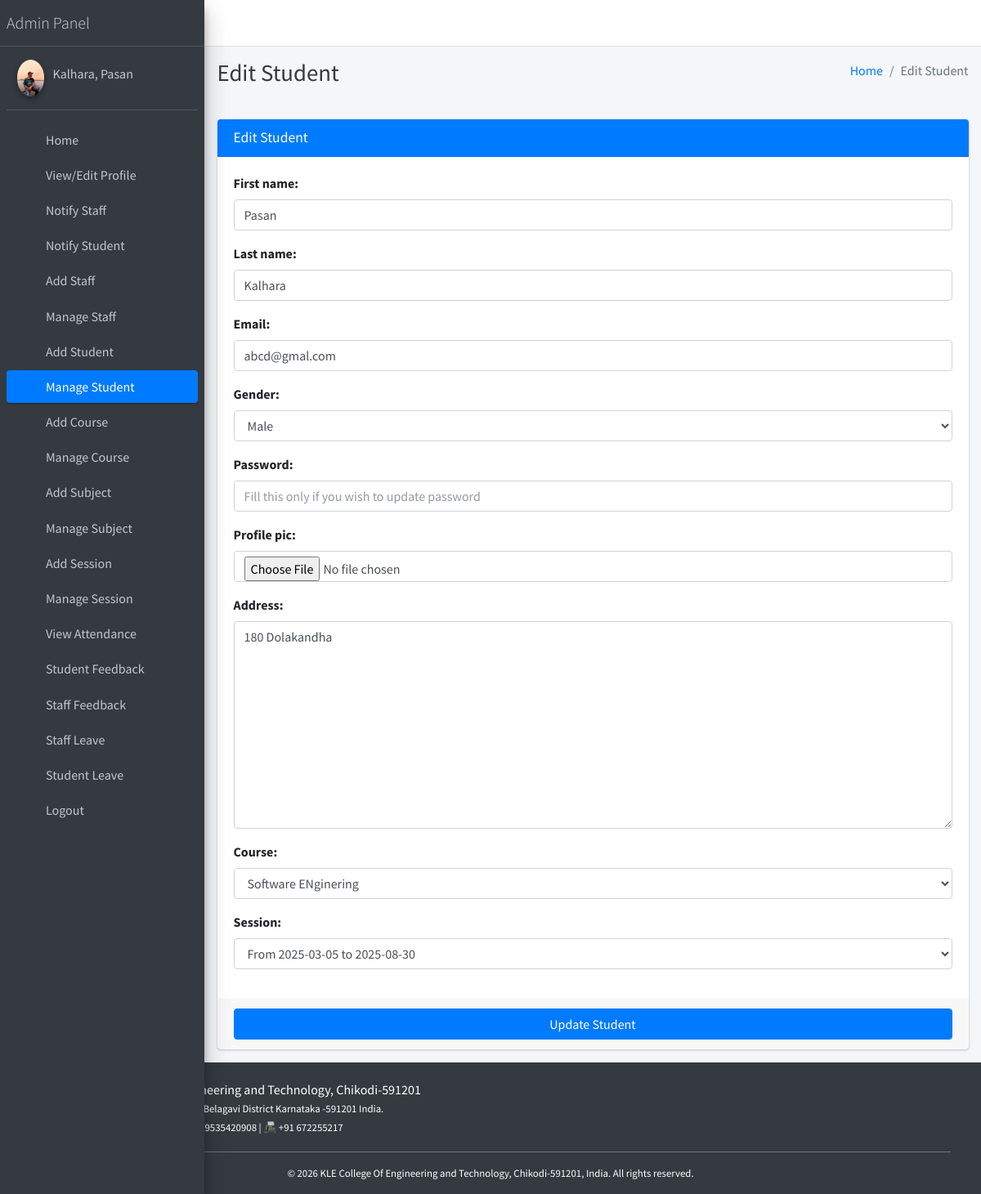
/student/edit/1 (signed in), run on the app's committed database.
### main_app/models.py (models this page shows, shortened)
class CustomUser(AbstractUser):
    USER_TYPE = ((1, "HOD"), (2, "Staff"), (3, "Student"))
    GENDER = [("M", "Male"), ("F", "Female")]
    username = None  # Removed username, using email instead
    email = models.EmailField(unique=True)
    user_type = models.CharField(default=1, choices=USER_TYPE, max_length=1)
    gender = models.CharField(max_length=1, choices=GENDER)
    profile_pic = models.ImageField()
    address = models.TextField()
    fcm_token = models.TextField(default="")  # For firebase notifications
    created_at = models.DateTimeField(auto_now_add=True)
    updated_at = models.DateTimeField(auto_now=True)
    USERNAME_FIELD = "email"
    REQUIRED_FIELDS = []
    objects = CustomUserManager()
    def __str__(self):
        return self.last_name + ", " + self.first_name

class Student(models.Model):
    admin = models.OneToOneField(CustomUser, on_delete=models.CASCADE)
    course = models.ForeignKey(Course, on_delete=models.DO_NOTHING, null=True, blank=False)
    session = models.ForeignKey(Session, on_delete=models.DO_NOTHING, null=True)

### main_app/hod_views.py (the view)
def edit_student(request, student_id):
    student = get_object_or_404(Student, id=student_id)
    form = StudentForm(request.POST or None, instance=student)
    context = {
        'form': form,
        'student_id': student_id,
        'page_title': 'Edit Student'
    }
    if request.method == 'POST':
        if form.is_valid():
            first_name = form.cleaned_data.get('first_name')
            last_name = form.cleaned_data.get('last_name')
            address = form.cleaned_data.get('address')
            username = form.cleaned_data.get('username')
            email = form.cleaned_data.get('email')
            gender = form.cleaned_data.get('gender')
            password = form.cleaned_data.get('password') or None
            course = form.cleaned_data.get('course')
            session = form.cleaned_data.get('session')
            passport = request.FILES.get('profile_pic') or None
            try:
                user = CustomUser.objects.get(id=student.admin.id)
                if passport != None:
                    fs = FileSystemStorage()
                    filename = fs.save(passport.name, passport)
                    passport_url = fs.url(filename)
                    user.profile_pic = passport_url
                user.username = username
                user.email = email
                if password != None:
                    user.set_password(password)
                user.first_name = first_name
                user.last_name = last_name
                student.session = session
                user.gender = gender
                user.address = address
                student.course = course
                user.save()
                student.save()
                messages.success(request, "Successfully Updated")
                return redirect(reverse('edit_student', args=[student_id]))
            except Exception as e:
                messages.error(request, "Could Not Update " + str(e))
        else:
            messages.error(request, "Please Fill Form Properly!")
    else:
        return render(request, "hod_template/edit_student_template.html", context)

### main_app/forms.py
class StudentForm(CustomUserForm):
    def __init__(self, *args, **kwargs):
        super(StudentForm, self).__init__(*args, **kwargs)
    class Meta(CustomUserForm.Meta):
        model = Student
        fields = CustomUserForm.Meta.fields + \
            ['course', 'session']

### main_app/models.py (called while the page is built)
    def __str__(self):
        return "From " + str(self.start_year) + " to " + str(self.end_year)

    def __str__(self):
        return self.name

### main_app/templates/hod_template/edit_student_template.html
{% extends 'main_app/base.html' %}
{% load static %}
{% block page_title %}{{page_title}}{% endblock page_title %}
{% block content %}
<section class="content">
    <div class="container-fluid">
        <div class="row">
            <div class="col-md-12">
                <div class="card card-primary">
                    <div class="card-header">
                        <h3 class="card-title">{{page_title}}</h3>
                    </div>
                    {% include "main_app/form_template.html" with messages=messages  form=form button_text="Update Student"%}
                </div>
            </div>
        </div>
    </div>
</section>
{% endblock content %}

### main_app/templates/main_app/sidebar_template.html (shortened to what this page needs)
{% load static %}
<aside class="main-sidebar sidebar-dark-primary elevation-4">
{% if request.user.user_type == '1' %}
    <a href="{% url 'admin_home' %}" class="brand-link">
        <span class="brand-text font-weight-light">Admin Panel</span>
    </a>
    <div class="sidebar">
        <div class="user-panel mt-3 pb-3 mb-3 d-flex">
            <div class="image">
                <img src="{{ request.user.profile_pic }}" class="img-circle elevation-2" alt="User Image">
            </div>
            <div class="info">
                <a href="#" class="d-block">{{ user }}</a>
            </div>
        </div>
        <nav class="mt-2">
            <ul class="nav nav-pills nav-sidebar flex-column" role="menu">
                <li class="nav-item">
                    {% url 'admin_home' as admin_home %}
                    <a href="{{ admin_home }}" class="nav-link {% if admin_home == request.path %} active {% endif %}">
                        <i class="nav-icon fas fa-tachometer-alt"></i>
                        <p>Home</p>
                    </a>
                </li>
                <li class="nav-item">
                    {% url 'admin_view_profile' as admin_view_profile %}
                    <a href="{{ admin_view_profile }}" class="nav-link {% if admin_view_profile == request.path %} active {% endif %}">
                        <i class="nav-icon fas fa-user-cog"></i>
                        <p>View/Edit Profile</p>
                    </a>
                </li>
                <li class="nav-item">
                    {% url 'admin_notify_staff' as admin_notify_staff %}
                    <a href="{{ admin_notify_staff }}" class="nav-link {% if admin_notify_staff == request.path %} active {% endif %}">
                        <i class="nav-icon fas fa-bullhorn"></i>
                        <p>Notify Staff</p>
                    </a>
                </li>
                <li class="nav-item">
                    {% url 'admin_notify_student' as admin_notify_student %}
                    <a href="{{ admin_notify_student }}" class="nav-link {% if admin_notify_student == request.path %} active {% endif %}">
                        <i class="nav-icon fas fa-bullhorn"></i>
                        <p>Notify Student</p>
                    </a>
                </li>
                <li class="nav-item">
                    {% url 'add_staff' as add_staff %}
                    <a href="{{ add_staff }}" class="nav-link {% if add_staff == request.path %} active {% endif %}">
                        <i class="nav-icon fas fa-user-plus"></i>
                        <p>Add Staff</p>
                    </a>
                </li>
                <li class="nav-item">
                    {% url 'manage_staff' as manage_staff %}
                    {% url 'edit_staff' staff_id as edit_staff %}
                    <a href="{{ manage_staff }}" class="nav-link {% if manage_staff == request.path or request.path == edit_staff %} active {% endif %}">
                        <i class="nav-icon fas fa-users"></i>
                        <p>Manage Staff</p>
                    </a>
                </li>
                <li class="nav-item">
                    {% url 'add_student' as add_student %}
                    <a href="{{ add_student }}" class="nav-link {% if add_student == request.path %} active {% endif %}">
                        <i class="nav-icon fas fa-user-graduate"></i>
                        <p>Add Student</p>
                    </a>
                </li>
                <li class="nav-item">
                    {% url 'manage_student' as manage_student %}
                    {% url 'edit_student' student_id as edit_student %}
                    <a href="{{ manage_student }}" class="nav-link {% if edit_student == request.path or manage_student == request.path %} active {% endif %}">
                        <i class="nav-icon fas fa-users"></i>
                        <p>Manage Student</p>
                    </a>
                </li>
                <li class="nav-item">
                    {% url 'add_course' as add_course %}
                    <a href="{{ add_course }}" class="nav-link {% if add_course == request.path %} active {% endif %}">
                        <i class="nav-icon fas fa-book"></i>
                        <p>Add Course</p>
                    </a>
                </li>
                <li class="nav-item">
                    {% url 'manage_course' as manage_course %}
                    {% url 'edit_course' course_id as edit_course %}
                    <a href="{{ manage_course }}" class="nav-link {% if edit_course == request.path or manage_course == request.path %} active {% endif %}">
                        <i class="nav-icon fas fa-book-open"></i>
                        <p>Manage Course</p>
                    </a>
                </li>
                <li class="nav-item">
                    {% url 'add_subject' as add_subject %}
                    <a href="{{ add_subject }}" class="nav-link {% if add_subject == request.path %} active {% endif %}">
                        <i class="nav-icon fas fa-chalkboard-teacher"></i>
                        <p>Add Subject</p>
                    </a>
                </li>
                <li class="nav-item">
                    {% url 'manage_subject' as manage_subject %}
                    {% url 'edit_subject' subject_id as edit_subject %}
                    <a href="{{ manage_subject }}" class="nav-link {% if edit_subject == request.path or manage_subject == request.path %} active {% endif %}">
                        <i class="nav-icon fas fa-book-reader"></i>
                        <p>Manage Subject</p>
                    </a>
                </li>
                <li class="nav-item">
                    {% url 'add_session' as add_session %}
                    <a href="{{ add_session }}" class="nav-link {% if add_session == request.path %} active {% endif %}">
                        <i class="nav-icon fas fa-calendar-plus"></i>
                        <p>Add Session</p>
                    </a>
                </li>
                <li class="nav-item">
                    {% url 'manage_session' as manage_session %}
                    {% url 'edit_session' session_id as edit_session %}
                    <a href="{{ manage_session }}" class="nav-link {% if edit_session == request.path or manage_session == request.path %} active {% endif %}">
                        <i class="nav-icon fas fa-calendar-alt"></i>
                        <p>Manage Session</p>
                    </a>
                </li>
                <li class="nav-item">
                    {% url 'admin_view_attendance' as admin_view_attendance %}
                    <a href="{{ admin_view_attendance }}" class="nav-link {% if admin_view_attendance == request.path %} active {% endif %}">
                        <i class="nav-icon fas fa-clipboard-list"></i>
                        <p>View Attendance</p>
                    </a>
                </li>
                <li class="nav-item">
                    {% url 'student_feedback_message' as student_feedback_message %}
                    <a href="{{ student_feedback_message }}" class="nav-link {% if student_feedback_message == request.path %} active {% endif %}">
                        <i class="nav-icon fas fa-comment-dots"></i>
                        <p>Student Feedback</p>
                    </a>
                </li>
                <li class="nav-item">
                    {% url 'staff_feedback_message' as staff_feedback_message %}
                    <a href="{{ staff_feedback_message }}" class="nav-link {% if staff_feedback_message == request.path %} active {% endif %}">
                        <i class="nav-icon fas fa-comments"></i>
                        <p>Staff Feedback</p>
                    </a>
                </li>
                <li class="nav-item">
                    {% url 'view_staff_leave' as view_staff_leave %}
                    <a href="{{ view_staff_leave }}" class="nav-link {% if view_staff_leave == request.path %} active {% endif %}">
                        <i class="nav-icon fas fa-user-clock"></i>
                        <p>Staff Leave</p>
                    </a>
                </li>
                <li class="nav-item">
                    {% url 'view_student_leave' as view_student_leave %}
                    <a href="{{ view_student_leave }}" class="nav-link {% if view_student_leave == request.path %} active {% endif %}">
                        <i class="nav-icon fas fa-user-clock"></i>
                        <p>Student Leave</p>
                    </a>
                </li>
{% endif %}
<li class="nav-item">
    <a href="{% url 'user_logout' %}" onclick="return confirm('Your session would be terminated.\n\nProceed?')" class="nav-link">
        <i class="nav-icon fas fa-sign-out-alt"></i>
        <p>Logout</p>
    </a>
</li>
</ul>
</nav>
</div>
</aside>

### main_app/templates/main_app/form_template.html (shortened to what this page needs)
<form role="form" method="POST" enctype="multipart/form-data">
    <div class="card-body">
        {% for field in form  %}
        <div class="form-group">
            {{field.label_tag}}
            {{field}}
        </div>
        {% endfor %}
    </div>
    <div class="card-footer">
        <button type="submit" class="btn btn-primary btn-block">
            {% if button_text %}
            {{button_text}}
            {% else %}
            Submit
            {% endif %}
        </button>
    </div>
</form>

### data on the page
CustomUser: user.profile_pic (picture), last_name+first_name "Kalhara, Pasan"
Student: form "Software ENginering" "From 2025-03-05 to 2025-08-30"

### other printed values
{{ page_title }} "Edit Student"
{{ field.label_tag }} "First name:" "Last name:" "Email:" "Gender:" "Password:" "Profile pic:" "Address:" "Course:" "Session:"
{{ button_text }} "Update Student"
